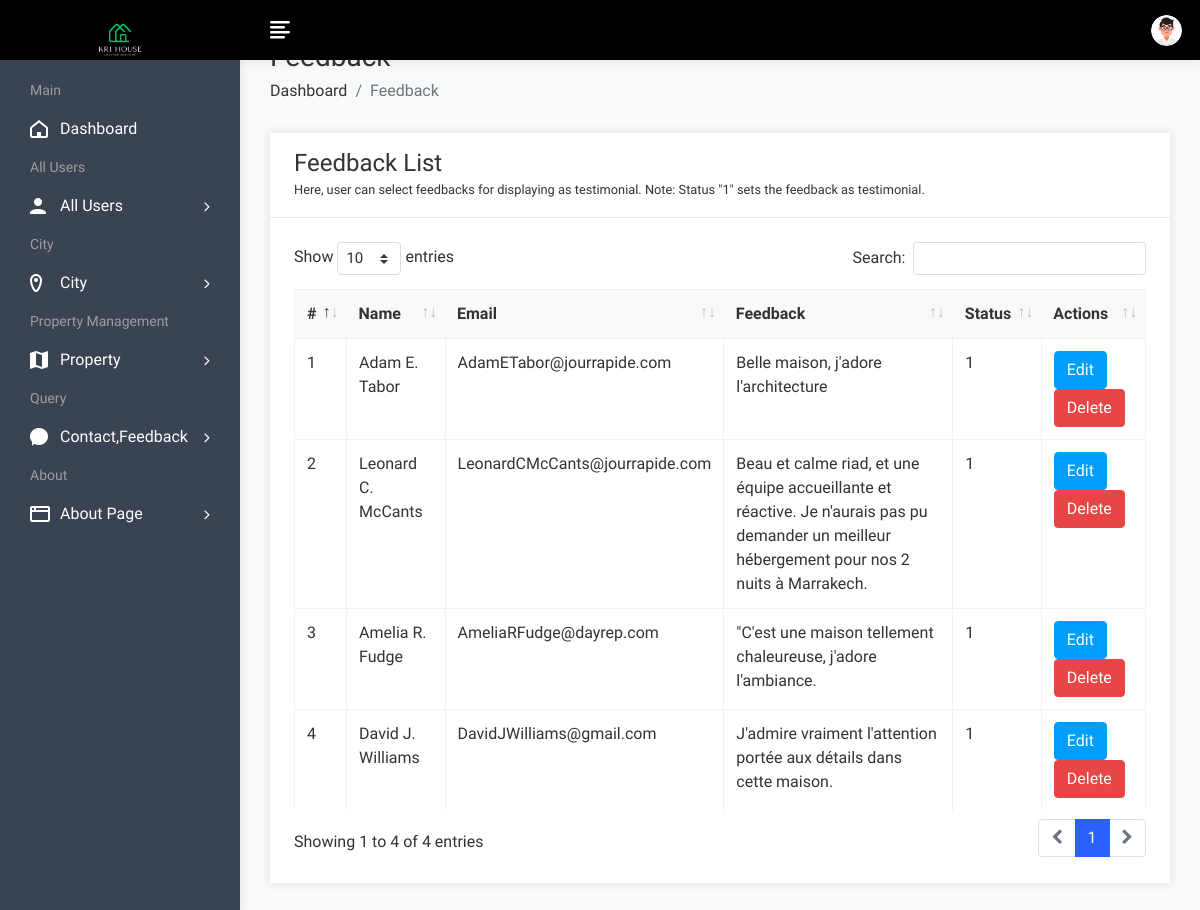
The app's page /admin/feedbackview.php (signed in) with its own data.
### tables this page shows
CREATE TABLE `feedback` (
  `fid` int(50) NOT NULL,
  `uid` int(50) NOT NULL,
  `fdescription` varchar(300) NOT NULL,
  `status` int(1) NOT NULL,
  `date` datetime NOT NULL DEFAULT current_timestamp()
);

CREATE TABLE `user` (
  `uid` int(50) NOT NULL,
  `uname` varchar(100) NOT NULL,
  `uemail` varchar(100) NOT NULL,
  `uphone` varchar(20) NOT NULL,
  `upass` varchar(50) NOT NULL,
  `utype` varchar(50) NOT NULL,
  `uimage` varchar(300) NOT NULL
);

### admin/feedbackview.php (the view, shortened to what this page needs)
<!DOCTYPE html>
<html lang="en">
<head>
        <link rel="stylesheet" href="assets/css/bootstrap.min.css">
        <link rel="stylesheet" href="assets/css/font-awesome.min.css">
        <link rel="stylesheet" href="assets/css/feathericon.min.css">
		<link rel="stylesheet" href="assets/plugins/datatables/dataTables.bootstrap4.min.css">
		<link rel="stylesheet" href="assets/plugins/datatables/responsive.bootstrap4.min.css">
		<link rel="stylesheet" href="assets/plugins/datatables/select.bootstrap4.min.css">
		<link rel="stylesheet" href="assets/plugins/datatables/buttons.bootstrap4.min.css">
        <link rel="stylesheet" href="assets/css/style.css">
    </head>
    <body>
				<?php include("header.php"); ?>
            <div class="page-wrapper">
                <div class="content container-fluid">
					<div class="page-header">
						<div class="row">
							<div class="col">
								<h3 class="page-title">Feedback</h3>
								<ul class="breadcrumb">
									<li class="breadcrumb-item"><a href="dashboard.php">Dashboard</a></li>
									<li class="breadcrumb-item active">Feedback</li>
								</ul>
							</div>
						</div>
					</div>
					<div class="row">
						<div class="col-sm-12">
							<div class="card">
								<div class="card-header">
									<h4 class="card-title">Feedback List</h4>
									<small>Here, user can select feedbacks for displaying as testimonial. Note: Status "1" sets the feedback as testimonial.</small>
								</div>
								<div class="card-body">
									<table id="basic-datatable" class="table table-bordered table-hover">
                                            <thead>
                                                <tr>
                                                    <th>#</th>
                                                    <th>Name</th>
                                                    <th>Email</th>
                                                    <th>Feedback</th>
													<th>Status</th>
                                                    <th>Actions</th>
                                                </tr>
                                            </thead>
                                            <tbody>
											<?php
												$query=mysqli_query($con,"select feedback.*, user.* from feedback,user where feedback.uid=user.uid");
												$cnt=1;
												while($row=mysqli_fetch_array($query))
													{
											?>
                                                <tr>
                                                    <td><?php echo $cnt; ?></td>
                                                    <td><?php echo $row['uname']; ?></td>
                                                    <td><?php echo $row['uemail']; ?></td>
                                                    <td><?php echo $row['2']; ?></td>
                                                    <td><?php echo $row['3']; ?></td>
													<td><a href="feedbackedit.php?id=<?php echo $row['0']; ?>"><button class="btn btn-info">Edit</button></a>
                                                    <a href="feedbackdelete.php?id=<?php echo $row['0']; ?>"><button class="btn btn-danger">Delete</button></a></td>
                                                </tr>
                                                <?php
												$cnt=$cnt+1;
												}
												?>
                                            </tbody>
                                        </table>
								</div>
							</div>
						</div>
					</div>
				</div>
			</div>
    </body>
</html>

### records on screen
feedback: uid.uname "Adam E. Tabor", uid.uemail "AdamETabor@jourrapide.com", fdescription "Belle maison, j'adore l'architecture", status "1"
feedback: uid.uname "Leonard C. McCants", uid.uemail "LeonardCMcCants@jourrapide.com", fdescription "Beau et calme riad, et une équipe accueillante et réactive. Je n'aurais pas pu demander un meilleur hébergement pour nos 2 nuits à Marrakech.", status "1"
feedback: uid.uname "Amelia R. Fudge", uid.uemail "AmeliaRFudge@dayrep.com", fdescription "\"C'est une maison tellement chaleureuse, j'adore l'ambiance.", status "1"
feedback: uid.uname "David J. Williams", uid.uemail "DavidJWilliams@gmail.com", fdescription "J'admire vraiment l'attention portée aux détails dans cette maison.", status "1"
